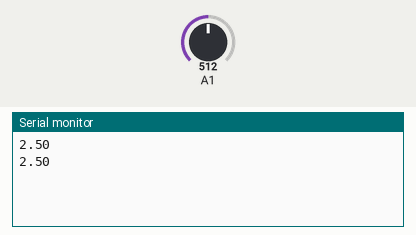
Simulated run of this sketch. Board: Arduino Uno, built with avr-gcc and run on an emulated ATmega328P. On the bench: the last lines printed to the serial monitor. The test bench sets the inputs (shaded band); at power-on: A1 = 512.

Above: at 1.8 s.
1.9 s: A1 set to 716
At 2.7 s:
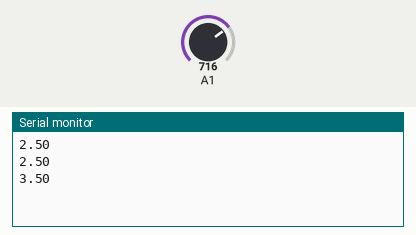
3.4 s: A1 set to 900
At 4.8 s:
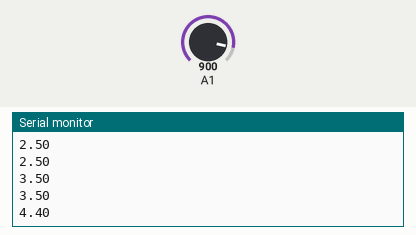
Timing chart, 0 to 6.4 s (numbered marks = the images above; inputs shaded):
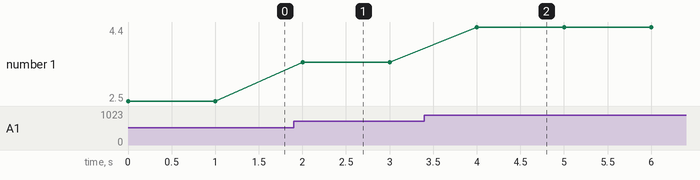

Measured:
- after the input at 1.9 s, the serial monitor: prints a new line after 0.10 s (image 1)
- after the input at 3.4 s, the serial monitor: prints a new line after 0.60 s (image 2)
- plotted number 1: 2.5 → 3.5 after the input at 1.9 s, 3.5 → 4.4 after the input at 3.4 s

The sketch:

analog_voltmeter.ino
```cpp
float y;
void setup() {
  // put your setup code here, to run once:
  Serial.begin(9600);
}

void loop() {
  // put your main code here, to run repeatedly:
 int x=analogRead(A1);
 y=(x/1023.0)*5.0;
 Serial.println(y);
 delay(1000);
}
```
